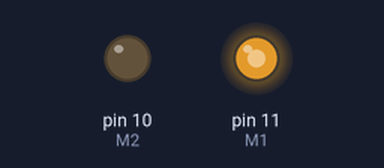
Recording of a sketch running on a simulated Arduino Uno, built with avr-gcc and run on an emulated ATmega328P. Shown: output pins drawn as LEDs (lit = HIGH).

Above: at 0.1 s.
Timing chart, 0 to 1.6 s (numbered marks = the images above):
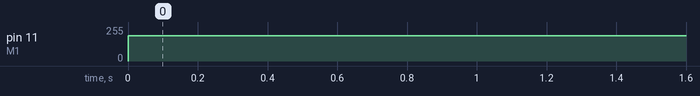

Measured:
- by itself, pin 11 (M1): 0/255 → 191/255 at 0.00 s

The sketch:

Percobaan_1.2.ino
```cpp
int M1 = 11;
int M2 = 10;

void setup() {
  Serial.begin(9600);
  pinMode(M1, OUTPUT);
  pinMode(M2, OUTPUT);
}

void loop() {
  analogWrite(M1, 191);
  analogWrite(M2, 0);
}
```
